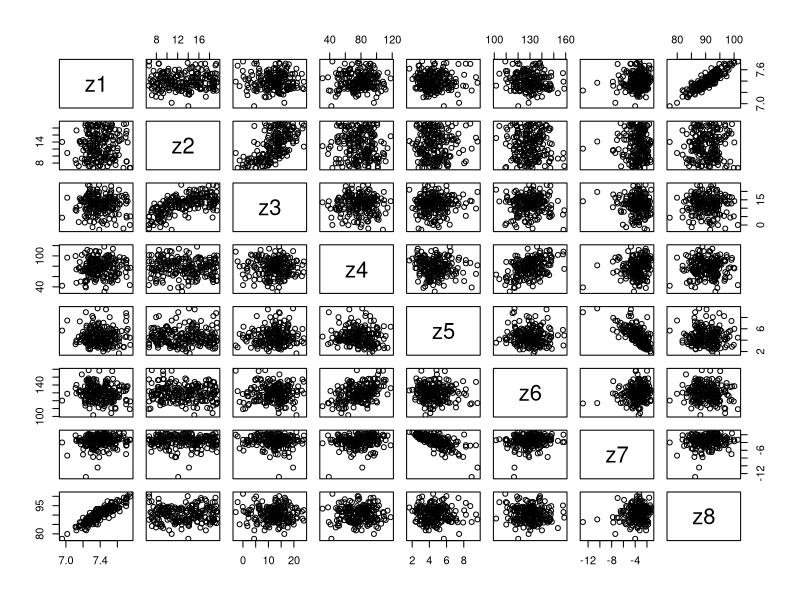
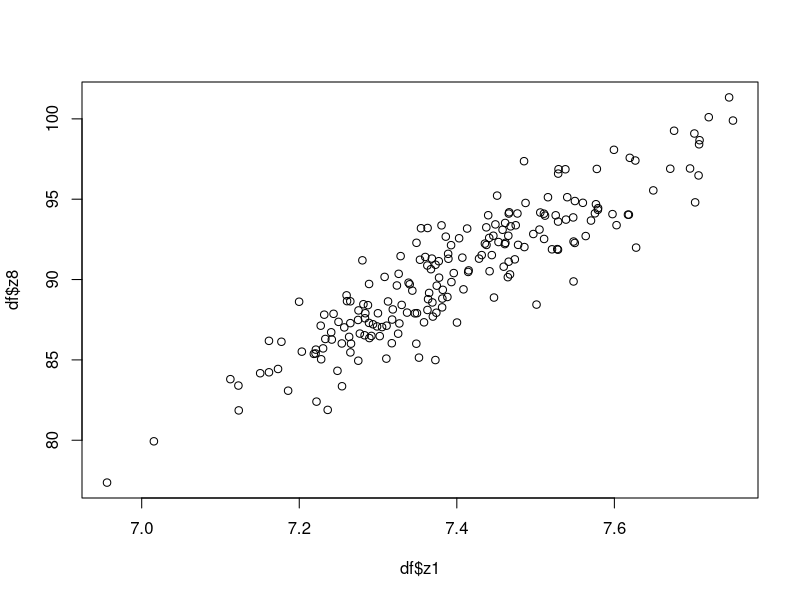
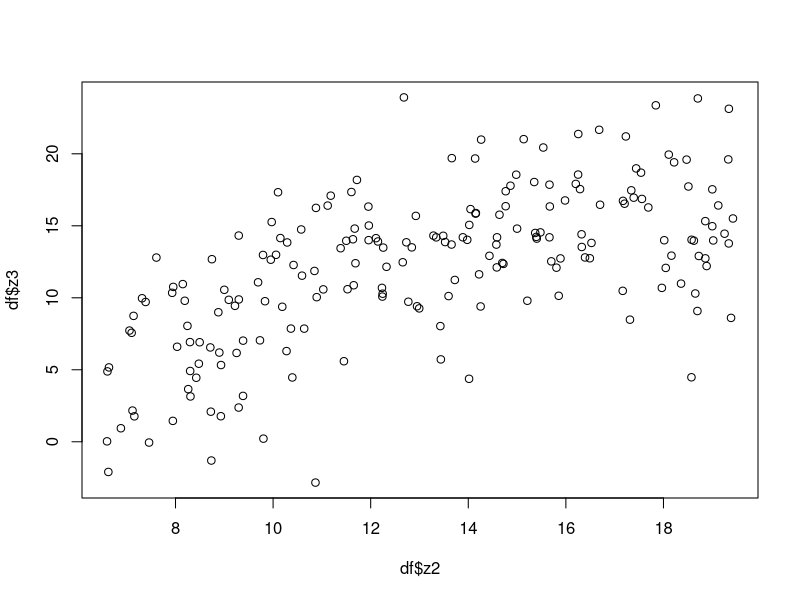
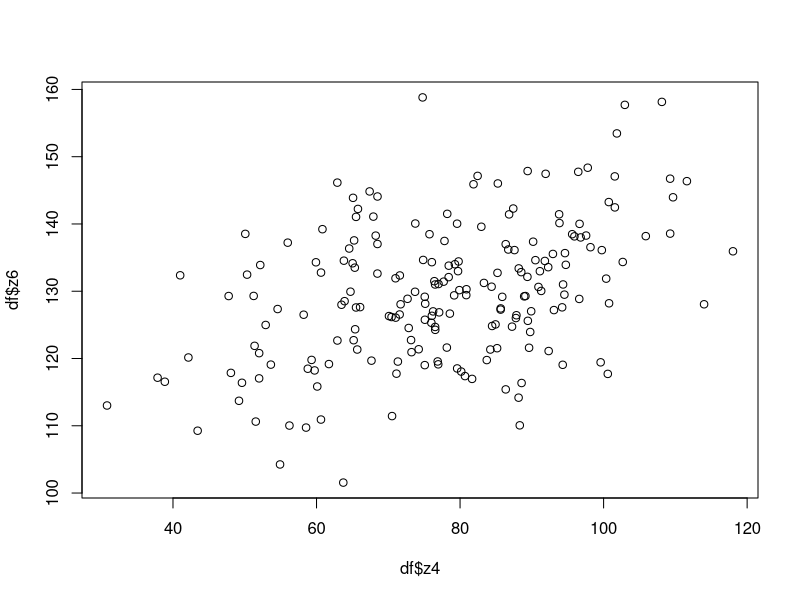
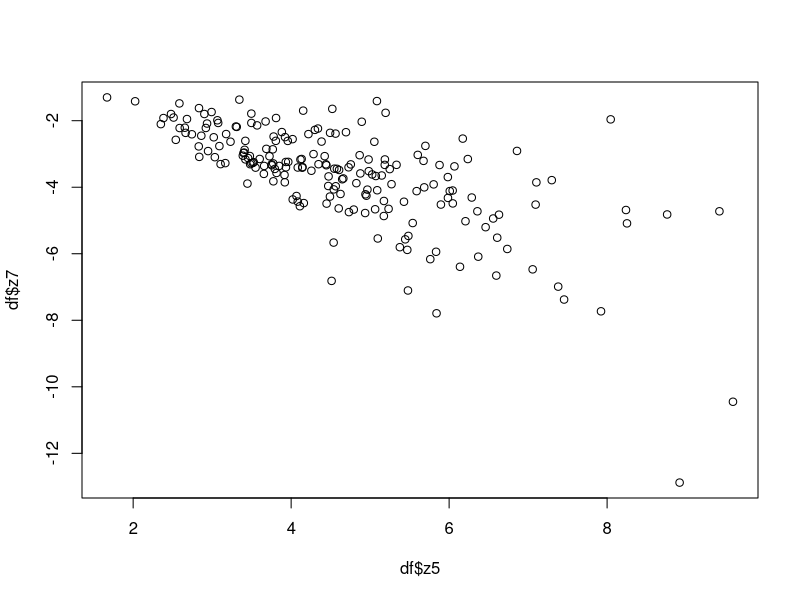
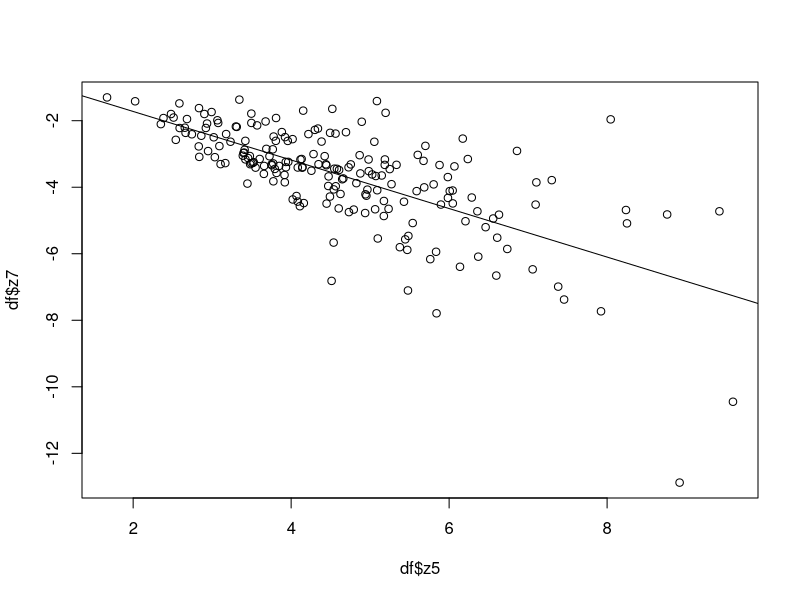
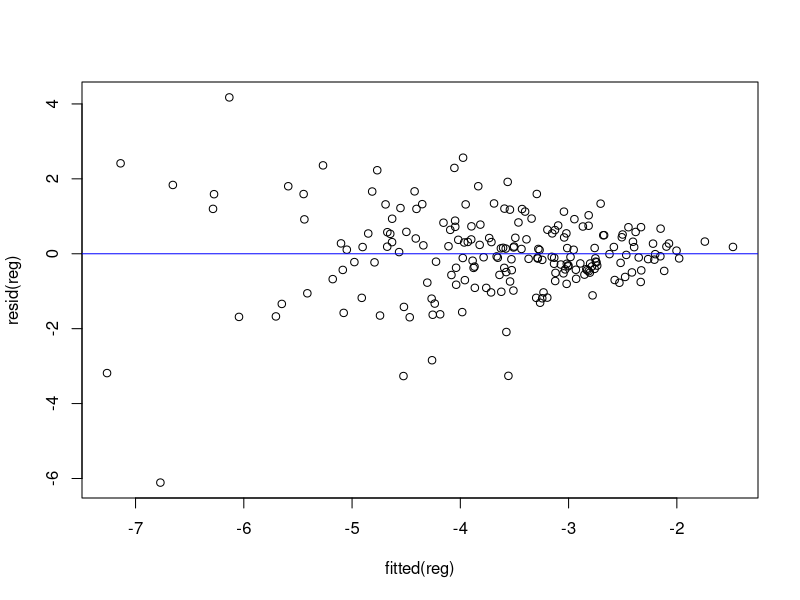
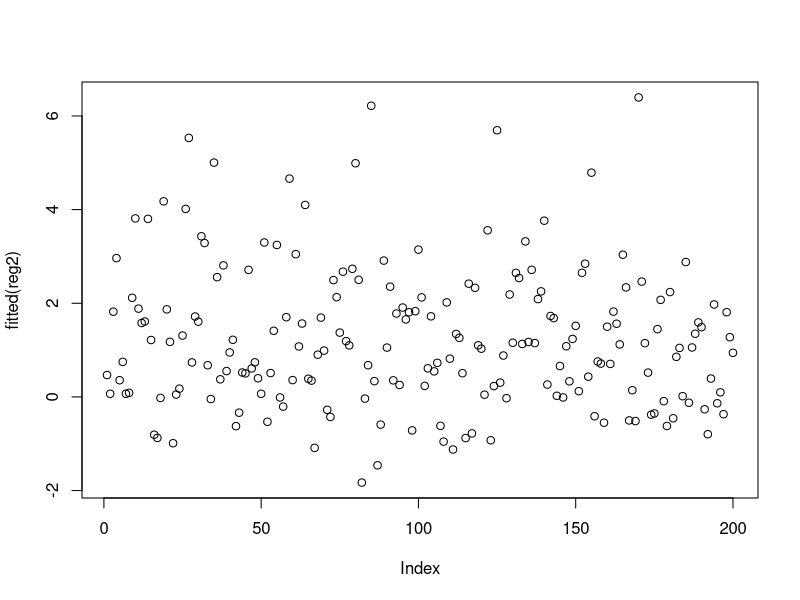

Source code (R) for these figures, in order:
setwd(dirname(rstudioapi::getActiveDocumentContext()$path))
library(sandwich)
library(lmtest)

df <- read.csv("data2_13.csv")

# 2а) Найдите пары значимо коррелированных переменных. Какие из пар отрицательно, а какие положительно коррелированы?

round(cor(df), 3)
cor.test(df$z8, df$z1)
cor.test(df$z3, df$z2)
cor.test(df$z6, df$z4)
cor.test(df$z7, df$z5)

cor.test(df$z7, df$z6)
cor.test(df$z7, df$z4)
plot(df)

# 2б) Среди пар найти нелинейную зависимость. Подтвердить тестом.

write.table(round(cor(df), 3), "cor.txt", sep="\t", quote=FALSE)
plot(df$z8 ~ df$z1, data=df)
plot(df$z3 ~ df$z2, data=df) # визуально есть нелинейность
plot(df$z6 ~ df$z4, data=df)
plot(df$z7 ~ df$z5, data=df)

# построим регрессию
reg <- lm(df$z3 ~ df$z2 + I(df$z2^2), data=df)
coeftest(reg) 
coeftest(reg, vcov=vcovHC)

# 2в) Гетероскедостичность
reg <- lm(df$z7 ~ df$z5, data=df)
plot(df$z7 ~ df$z5, data=df)
abline(reg)

plot(resid(reg) ~ fitted(reg)) # resid - остатки для регрессии(e), fitted - расчетное значение (y с крышкой в качестве переменной z)
abline(h=0, col="blue")

reg2 <- lm(resid(reg)^2 ~ fitted(reg)) # квадраты остатков от расч. значения
# Бройша-Пейгана
summary(reg2) # (p-value 1.44*10^-12), отклоняем гипотезу о гомоскедостичности при уровне значимости 10^-15, гамма 1 не равна 0.
bptest(reg2) # тест Бройша-Пейгана. p-value 9.08*10^-05, нулевая гипотеза о гомоскедостичности отвергаем.

plot(fitted(reg2))
# тест на 1 -1 коэф. регрессии
coefci(reg, vcov=vcovHC)
